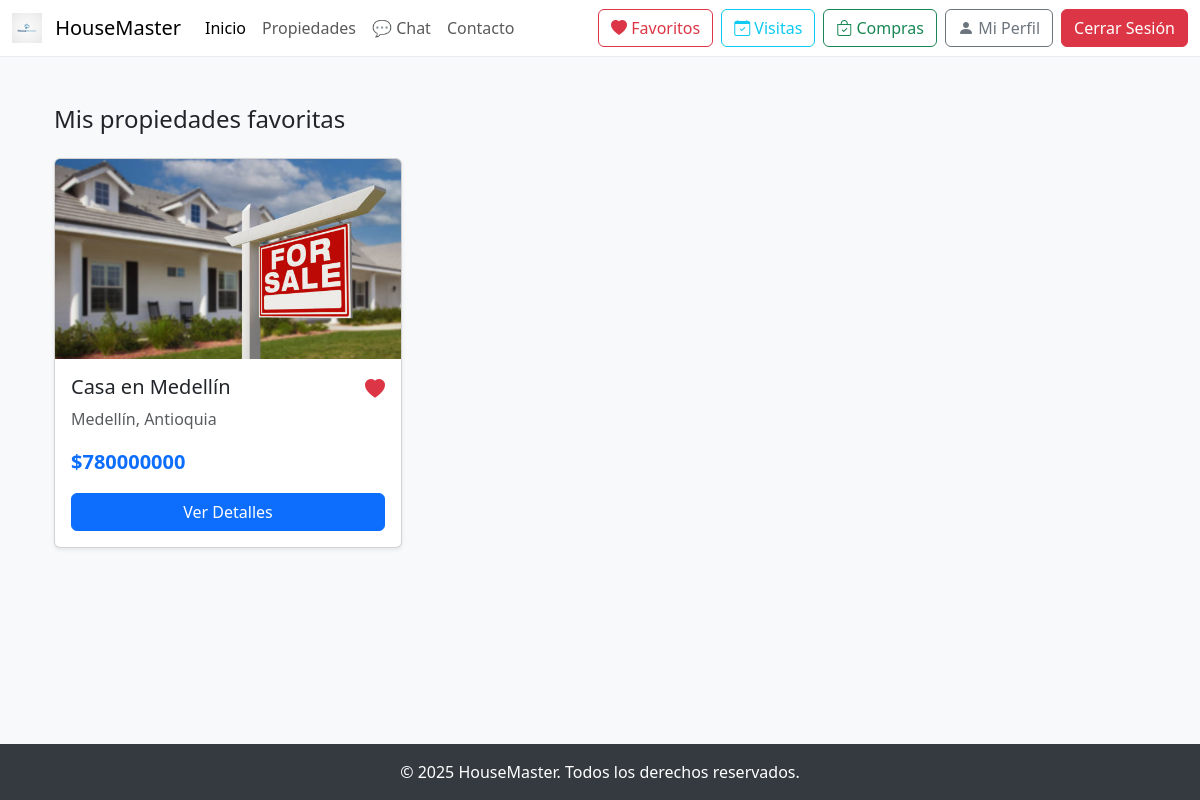
Screenshot of /favorites/ (signed in) with the database file from the repository.
### property/models.py (models this page shows, shortened)
class Property(models.Model):
    TYPE_SALE = 'Venta'
    TYPE_RENT = 'Arriendo'
    TYPE_CHOICES = [
        (TYPE_SALE, 'Venta'),
        (TYPE_RENT, 'Arriendo'),
    ]
    STATUS_AVAILABLE = 'Disponible'
    STATUS_SOLD = 'Vendida'
    STATUS_RENTED = 'Arrendada'
    STATUS_RESERVED = 'Reservada'
    STATUS_CHOICES = [
        (STATUS_AVAILABLE, 'Disponible'),
        (STATUS_SOLD, 'Vendida'),
        (STATUS_RENTED, 'Arrendada'),
        (STATUS_RESERVED, 'Reservada'),
    ]
    agent = models.ForeignKey(User, on_delete=models.SET_NULL, null=True, related_name='properties')
    title = models.CharField(max_length=200)
    description = models.TextField()
    price = models.DecimalField(max_digits=12, decimal_places=2)
    type = models.CharField(max_length=100, choices=TYPE_CHOICES)
    area = models.FloatField()
    rooms = models.IntegerField()
    bathrooms = models.IntegerField()
    status = models.CharField(max_length=50, choices=STATUS_CHOICES, default=STATUS_AVAILABLE)
    city = models.CharField(max_length=100)
    department = models.CharField(max_length=100)
    address = models.CharField(max_length=255, unique=True)
    created_at = models.DateTimeField(auto_now_add=True)
    image = models.ImageField(upload_to='properties/', blank=True, null=True)
    class Meta:
        verbose_name = 'Propiedad'
        verbose_name_plural = 'Propiedades'
        ordering = ['-created_at']
        indexes = [
            models.Index(fields=['city', 'type']),
            models.Index(fields=['status', 'price']),
        ]

### property/views.py (the view)
# urls.py: path('favorites/', views.favorite_list, name='favorite_list'),
@login_required
def favorite_list(request):
    favorites = request.user.profile.favorites.all()
    return render(request, 'property/favorites_list.html', {'favorites': favorites})

### property/templates/property/favorites_list.html (shortened to what this page needs)
{% extends "base.html" %}
{% block content %}
<div class="container py-4">
    <h1 class="h4 mb-4">Mis propiedades favoritas</h1>
    {% if favorites %}
        <div class="row row-cols-1 row-cols-md-3 g-4">
            {% for prop in favorites %}
            <div class="col">
                <div class="card h-100 shadow-sm">
                    {% if prop.image %}
                        <img src="{{ prop.image.url }}" class="card-img-top" alt="{{ prop.title }}" style="height: 200px; object-fit: cover;">
                    {% else %}
                        <div class="card-img-top bg-light d-flex align-items-center justify-content-center" style="height: 200px;">
                            <span class="text-muted">{{ prop.title }}</span>
                        </div>
                    {% endif %}
                    <div class="card-body d-flex flex-column">
                        <div class="d-flex justify-content-between align-items-start">
                            <h5 class="card-title">{{ prop.title }}</h5>
                            <a href="{% url 'remove_favorite' prop.id %}" class="text-danger" title="Quitar de favoritos">
                                <i class="bi bi-heart-fill fs-5"></i>
                            </a>
                        </div>
                        <p class="card-text text-muted">
                            {{ prop.city }}, {{ prop.department }}
                        </p>
                        <p class="fw-bold text-primary fs-5 mt-auto">
                            ${{ prop.price|floatformat:0 }}
                        </p>
                        <a href="{% url 'property_detail' prop.pk %}" class="btn btn-primary w-100">Ver Detalles</a>
                    </div>
                </div>
            </div>
            {% endfor %}
        </div>
    {% else %}
        <div class="alert alert-info mt-4">
            Aún no has guardado ninguna propiedad como favorita. ¡Explora nuestro <a href="{% url 'property_list' %}" class="alert-link">catálogo</a> y añade algunas!
        </div>
    {% endif %}
</div>
{% endblock %}

### core/templates/base.html (style rules this page uses)
body { background-color: #f8f9fa; }

### rows the page displays
Property: image (picture), title "Casa en Medellín", city "Medellín", department "Antioquia", price "780000000"
